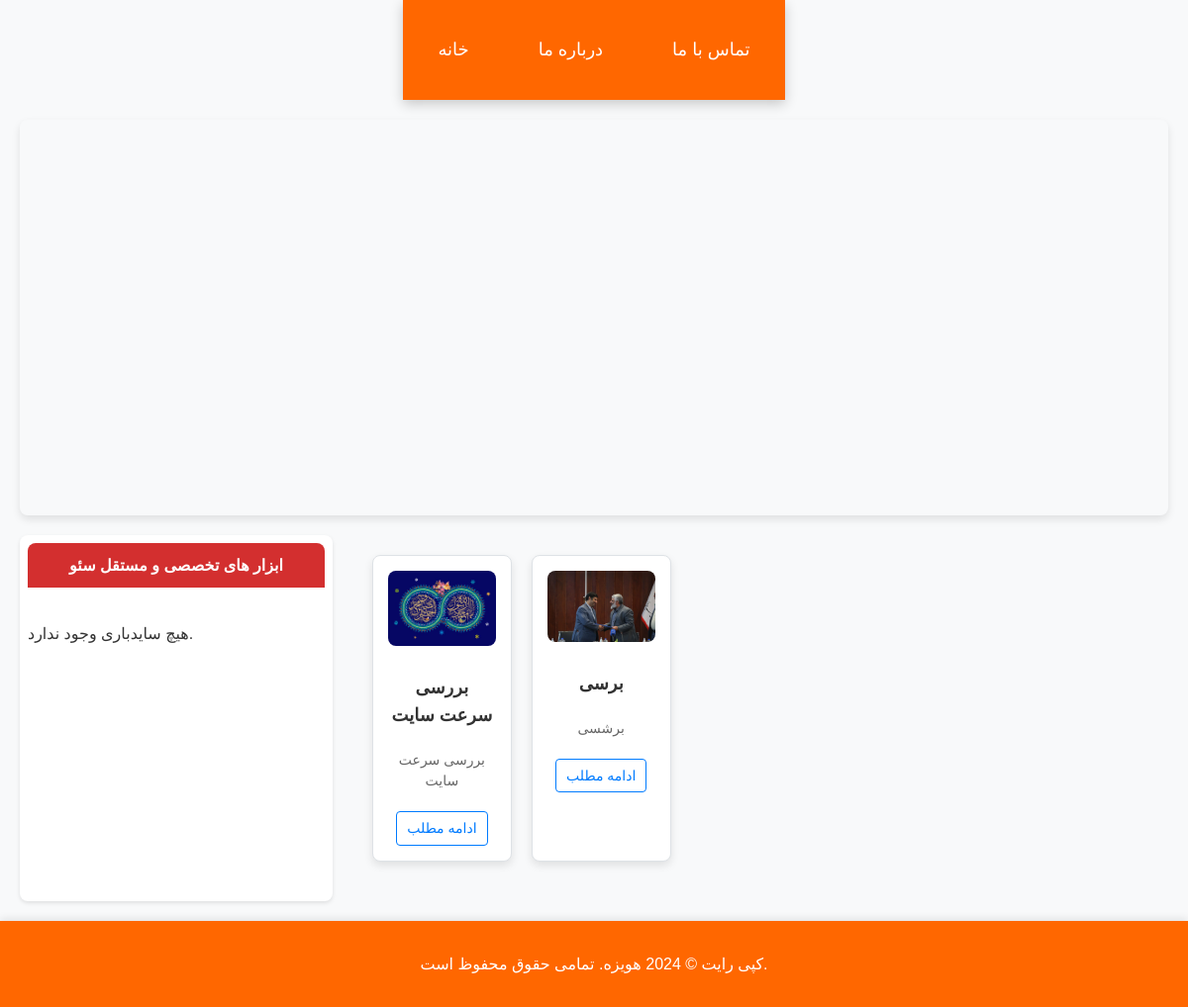
/, run on an earlier commit of the app's database.
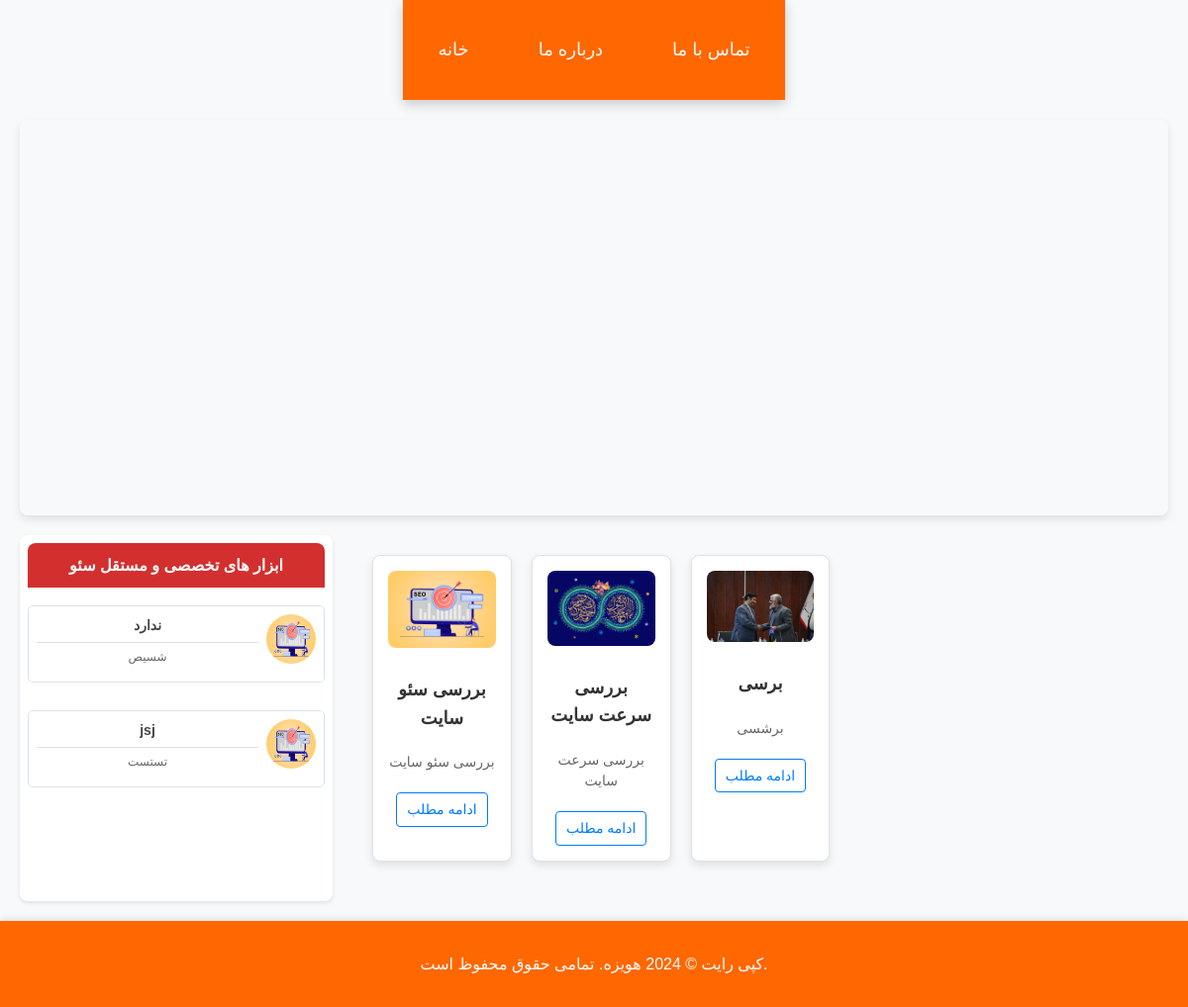
And on a later commit of the database.
### speedload_app/models.py (models this page shows, shortened)
class Section(models.Model):
    title = models.CharField(max_length=200)
    description = models.TextField()
    link = models.URLField(max_length=200, blank=True)
    order = models.IntegerField(default=0)  # فیلد order برای ترتیب
    image = models.ImageField(upload_to='sections/', blank=True, null=True)  # فیلد تصویر کوچک

class Sidebar(models.Model):
    title = models.CharField(max_length=255)
    content = models.TextField()
    icon = models.ImageField(upload_to='sidebar_icons/')  # فیلد برای آپلود تصویر

### speedload_app/views.py (the view)
# urls.py: path('', views.home, name='home'),  # صفحه اصلی
def home(request):
    sliders = Slider.objects.all().order_by('order')  # دریافت اسلایدرها
    sections = Section.objects.all().order_by('order')  # دریافت سکشن‌ها
    sidebars = Sidebar.objects.all()  # دریافت سایدبارها
    context = {
        'sliders': sliders,
        'sections': sections,
        'sidebars': sidebars
    }
    return render(request, 'speedload_app/home.html', context)

### speedload_app/templates/speedload_app/home.html (shortened to what this page needs)
{% extends 'base.html' %}
{% block content %}
<html lang="fa">
<head>
</head>
<body>
<section class="slider">
    <div class="slider-container">
    </div>
</section>
<div class="main-container">
    <section class="sidebar">
        <div class="sidebar-title">
            ابزار های تخصصی و مستقل سئو
        </div>
        {% if sidebars %}
            {% for sidebar in sidebars %}
            <div class="sidebar-item">
                <div class="sidebar-content">
                    <h2>{{ sidebar.title }}</h2>
                    <p>{{ sidebar.content }}</p>
                </div>
                <img src="{{ sidebar.icon.url }}" alt="{{ sidebar.title }}" class="sidebar-icon" />
            </div>
            {% endfor %}
        {% else %}
            <p>هیچ سایدباری وجود ندارد.</p>
        {% endif %}
    </section>
    <section class="sections">
        {% for section in sections %}
        <div class="section">
            {% if section.image %}
                <img src="{{ section.image.url }}" alt="{{ section.title }}">
            {% endif %}
            <h2>{{ section.title }}</h2>
            <p>{{ section.description }}</p>
            <a href="{{ section.link }}">ادامه مطلب</a>
        </div>
        {% endfor %}
    </section>
</div>
</body>
</html>
{% endblock %}

### speedload_app/templates/base.html (shortened to what this page needs)
{% load static %}
<!DOCTYPE html>
<html lang="fa">
<head>
    <link rel="stylesheet" href="{% static 'css/style.css' %}">
</head>
<body>
    {% block header %}
    <header>
        <nav>
            <ul>
                <li><a href="/">خانه</a></li>
                <li><a href="/about">درباره ما</a></li>
                <li><a href="/contact">تماس با ما</a></li>
            </ul>
        </nav>
    </header>
    {% endblock %}
    <main>
        {% block content %}
        {% endblock %}
    </main>
    {% block footer %}
    <footer>
        <p>کپی رایت © 2024 هویزه. تمامی حقوق محفوظ است.</p>
    </footer>
    {% endblock %}
</body>
</html>

### static/css/style.css (style rules this page uses)
body { font-family: 'Arial', sans-serif; background-color: #f4f4f4; margin: 0; padding: 0; color: #333; line-height: 1.6; }
.slider { flex: 3; position: relative; overflow: hidden; height: 400px; border-radius: 10px; box-shadow: 0 4px 8px rgba(0, 0, 0, 0.1); }
.slider-container { display: flex; transition: transform 0.5s ease; }
.sidebar { flex: 1; padding: 20px; background-color: #ffffff; border-radius: 10px; box-shadow: 0 4px 8px rgba(0, 0, 0, 0.1); }
.sidebar-item { margin-bottom: 20px; text-align: center; }
.sidebar-item h2 { font-size: 1.2rem; margin-top: 10px; color: #555; }
.sidebar-item img { width: 50px; height: 50px; margin-bottom: 10px; border-radius: 50%; }
.sections { width: 100%; padding: 20px; }
.section { background-color: #ffffff; border-radius: 10px; padding: 20px; margin-bottom: 20px; box-shadow: 0 4px 8px rgba(0, 0, 0, 0.1); transition: transform 0.3s ease, box-shadow 0.3s ease; }
.section img { max-width: 100%; border-radius: 5px; margin-bottom: 15px; }
.section h2 { font-size: 1.5rem; color: #333; margin-bottom: 10px; }
.section p { color: #666; line-height: 1.5; }

### speedload_app/templates/base.html (style rules this page uses)
:root { --primary-color: #4a4a4a; --secondary-color: #333; --background-color: #eef2f3; --text-color: #333; --footer-bg-color: #4a4a4a; --header-shadow: rgba(0, 0, 0, 0.2); --footer-shadow: rgba(0, 0, 0, 0.1); --transition-speed: 0.3s; }
body { font-family: 'Yekan', sans-serif; background-color: var(--background-color); margin: 0; padding: 0; line-height: 1.6; color: var(--text-color); }
header { background-color: #ff6700; color: white; padding: 20px 0; box-shadow: 0 4px 12px var(--header-shadow); position: sticky; top: 0; z-index: 100; }
nav { display: flex; justify-content: center; }
nav ul { list-style: none; display: flex; padding: 0; }
nav ul li { margin: 0 15px; }
nav ul li a { color: white; text-decoration: none; font-size: 18px; padding: 10px 20px; border-radius: 30px; background-color: transparent; transition: background-color var(--transition-speed), color var(--transition-speed), transform var(--transition-speed); }
main { padding: 20px; }
footer { background-color: #ff6700; color: white; text-align: center; padding: 15px 0; position: relative; bottom: 0; width: 100%; box-shadow: 0 -2px 8px var(--footer-shadow); }

### speedload_app/templates/speedload_app/home.html (style rules this page uses)
body { font-family: 'Yekan', sans-serif; margin: 0; padding: 0; background-color: #f8f9fa; display: flex; flex-direction: column; align-items: center; }
.slider { width: 100%; max-width: 1900px; overflow: hidden; position: relative; border-radius: 8px; margin-bottom: 20px; }
.slider-container { display: flex; transition: transform 0.5s ease-in-out; }
.main-container { display: flex; width: 100%; max-width: 1600px; gap: 20px; }
.sidebar { max-width: 300px; margin: 0 auto; }
.sidebar { display: flex; flex-direction: column; gap: 8px; padding: 8px; background-color: #ffffff; border-radius: 8px; box-shadow: 0px 2px 4px rgba(0, 0, 0, 0.1); max-height: 80vh; overflow-y: auto; }
.sidebar-item { display: flex; align-items: flex-start; padding: 8px; border: 1px solid #dee2e6; border-radius: 5px; transition: background-color 0.3s; gap: 8px; }
.sidebar-content { flex-grow: 1; }
.sidebar-icon { width: 32px; height: 32px; }
.sidebar-item h2 { font-size: 14px; font-weight: bold; margin: 0; color: #444; }
.sidebar-item p { font-size: 12px; margin: 2px 0 0 0; color: #666; }
.sidebar-item h2::after { content: ''; display: block; width: 100%; height: 1px; background-color: #dee2e6; margin: 5px 0; }
.sections { flex: 1; display: grid; grid-template-columns: repeat(5, 1fr); gap: 20px; padding: 20px; }
.section { flex: 1; background-color: #ffffff; border: 1px solid #dee2e6; border-radius: 8px; padding: 15px; text-align: center; transition: transform 0.3s ease; box-shadow: 0px 4px 8px rgba(0, 0, 0, 0.1); }
.section img { width: 100%; height: auto; border-radius: 8px; margin-bottom: 10px; }
.section h2 { font-size: 18px; font-weight: 700; color: #333; margin: 0; padding: 10px 0; }
.section p { font-size: 14px; color: #666; margin: 10px 0; }
.section a { display: inline-block; margin-top: 10px; font-size: 14px; text-decoration: none; color: #007bff; border: 1px solid #007bff; padding: 5px 10px; border-radius: 4px; transition: background-color 0.3s, color 0.3s; }
.sidebar-title { background-color: #d32f2f; color: #ffffff; font-weight: bold; font-size: 16px; padding: 10px; text-align: center; border-radius: 8px 8px 0 0; margin-bottom: 10px; }

What changed in the data, as far as the page shows it:
added Sidebar: title "ندارد", content "شسیص", icon (picture)
added Sidebar: title "jsj", content "تستست", icon (picture)
added Section: image (picture), title "بررسی سئو سایت", description "بررسی سئو سایت"
Also different on the page:
text no longer shown: "هیچ سایدباری وجود ندارد."
